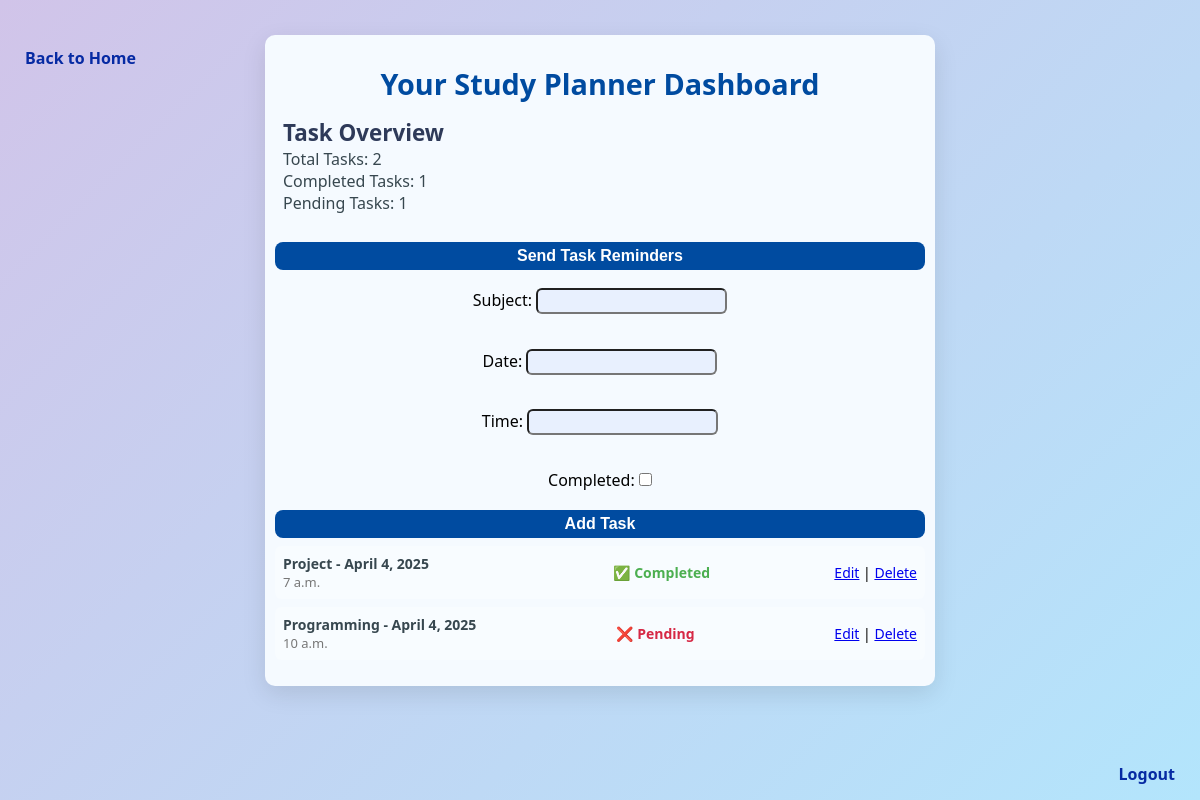
The app's page /dashboard/ (signed in) with its own data.
### planner/models.py (models this page shows, shortened)
class StudyTask(models.Model):
    user = models.ForeignKey(User, on_delete=models.CASCADE)
    subject = models.CharField(max_length=100)
    date = models.DateField()
    time = models.TimeField()
    completed = models.BooleanField(default=False)

### planner/views.py (the view)
# urls.py: path('dashboard/', views.dashboard, name='dashboard'),
@login_required
def dashboard(request):
    tasks = StudyTask.objects.filter(user=request.user)
    form = StudyTaskForm()
    if request.method == "POST":
        form = StudyTaskForm(request.POST)
        if form.is_valid():
            task = form.save(commit=False)
            task.user = request.user
            task.save()
    total_tasks_count = tasks.count()
    completed_tasks_count = tasks.filter(completed=True).count()
    pending_tasks_count = total_tasks_count - completed_tasks_count
    tasks_data = [
        {
            'subject': task.subject,
            'date': task.date.strftime('%Y-%m-%d'),
            'time': task.time.strftime('%H:%M'),
            'completed': task.completed
        }
        for task in tasks
    ]
    return render(request, 'planner/dashboard.html', {
        'tasks': tasks,
        'form': form,
        'tasks_data': json.dumps(tasks_data),
        'total_tasks_count': total_tasks_count,
        'completed_tasks_count': completed_tasks_count,
        'pending_tasks_count': pending_tasks_count
    })

### planner/forms.py
class StudyTaskForm(forms.ModelForm):
    class Meta:
        model = StudyTask
        fields = ['subject', 'date', 'time', 'completed']

### planner/templates/planner/dashboard.html (shortened to what this page needs)
<!DOCTYPE html>
<html lang="en">
<head>
</head>
<body>
    <div class="container">
        <h1>Your Study Planner Dashboard</h1>
        <div class="task-overview">
            <div>
                <h3>Task Overview</h3>
                <p>Total Tasks: {{ total_tasks_count }}</p>
                <p>Completed Tasks: {{ completed_tasks_count }}</p>
                <p>Pending Tasks: {{ pending_tasks_count }}</p>
            </div>
        </div>
        <form action="{% url 'send_task_reminders' %}" method="post">
            <button type="submit" aria-label="Send task reminders">Send Task Reminders</button>
        </form>
        <form method="post">
            {{ form.as_p }}
            <button type="submit" aria-label="Add new task">Add Task</button>
        </form>
        <ul>
            {% for task in tasks %}
                <li>
                    <div>
                        <span>{{ task.subject }} - {{ task.date }}</span>
                        <div class="task-time">{{ task.time }}</div>
                    </div>
                    <div class="status {% if task.completed %} completed {% else %} pending {% endif %}">
                        {% if task.completed %} ✅ Completed
                        {% else %}❌ Pending {% endif %}
                    </div>
                    <div class="task-actions">
                        <a href="{% url 'edit_task' task.id %}">Edit</a> |
                        <a href="{% url 'delete_task' task.id %}" onclick="return confirm('Are you sure?')">Delete</a>
                    </div>
                </li>
            {% endfor %}
        </ul>
    </div>
    <div class="back-to-home">
        <a href="{% url 'home' %}">Back to Home</a>
    </div>
    <div class="logout-link">
        <a href="{% url 'logout' %}">Logout</a>
    </div>
</body>
</html>

### planner/templates/planner/dashboard.html (style rules this page uses)
body { font-family: 'Segoe UI', Tahoma, Geneva, Verdana, sans-serif; background: linear-gradient(135deg, #d1c4e9, #b3e5fc); margin: 0; padding: 0; height: 100vh; display: flex; flex-direction: column; justify-content: flex-start; }
.container { max-width: 650px; width: 70%; margin: 35px auto; padding: 10px; background-color:#F5FAFF; box-shadow: 0 8px 24px rgba(0, 0, 0, 0.1); border-radius: 10px; position: relative; }
h1 { color: #004ba0; text-align: center; margin-bottom: 6px; font-size: 1.8rem; font-weight: 700; }
.task-overview { display: flex; justify-content: space-between; margin-bottom: 20px; padding: 8px; color: rgba(255, 255, 255, 0.959); }
.task-overview h3 { margin: 0; font-size: 1.4rem; color: #2e3a59; }
.task-overview p { font-size: 1rem; color: #37474f; margin: 0; }
form { display: flex; flex-direction: column; gap: 2.4px; margin-bottom: 2px; text-align: center; }
form input, form select, form textarea { padding: 3px; font-size: 14px; border-radius: 6px; background-color:#E8F0FE; margin: 0; }
form button { padding: 5px 10px; background-color: #004ba0; color: white; font-size: 16px; border: none; border-radius: 8px; cursor: pointer; font-weight: 600; transition: background-color 0.3s ease, transform 0.3s ease; }
ul { list-style-type: none; padding: 0; margin-top: 8px; }
li { background-color: rgba(255, 255, 255, 0.25); border-radius: 6px; margin-bottom: 8px; padding: 8px; font-size: 14px; display: flex; justify-content: space-between; align-items: center; position: relative; }
li span { font-weight: bold; color: #37474f; }
.status { margin-left: 10px; font-weight: bold; }
.status.completed { color: #4caf50; margin-left: 60px; }
.status.pending { color: #d62845; margin-left:0%; }
.task-time { color: #777; font-size: 13px; }
.back-to-home { position: absolute; top: 15px; left: 15px; font-size: 16px; margin-top: 32px; }
.back-to-home a { color: #062aa3; text-decoration: none; font-weight: bold; padding: 10px; border-radius: 6px; transition: background-color 0.3s ease; }
.logout-link { position: absolute; bottom: 15px; right: 15px; font-size: 16px; margin-top: 32px; }
.logout-link a { color: #062aa3; text-decoration: none; font-weight: bold; padding: 10px; border-radius: 6px; transition: background-color 0.3s ease; }

### records on screen
StudyTask: subject "Project", date "April 4, 2025", time "7 a.m.", completed "✅ Completed"
StudyTask: subject "Programming", date "April 4, 2025", time "10 a.m.", completed "❌ Pending"

### other values on screen
{{ total_tasks_count }} "2"
{{ completed_tasks_count }} "1"
{{ pending_tasks_count }} "1"
